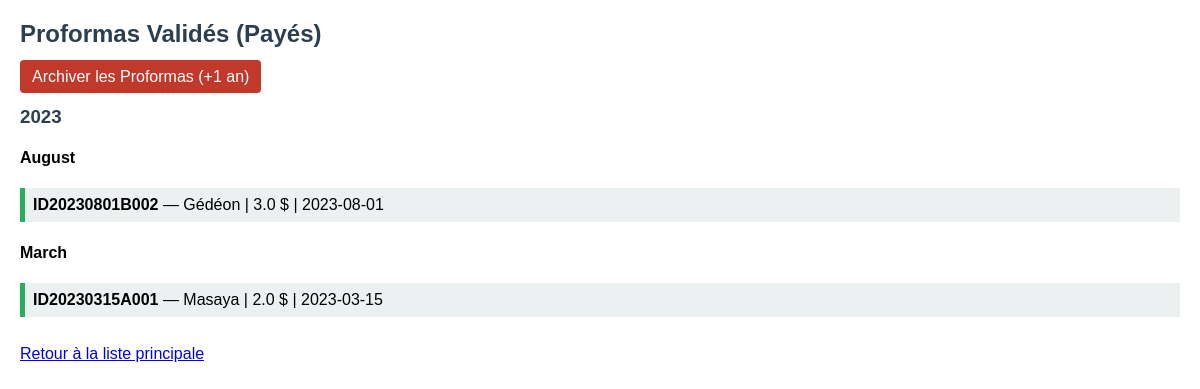
/commandes/payes, run on the app's committed database.
### tables this page shows
CREATE TABLE proformas_payes (
            id INTEGER PRIMARY KEY AUTOINCREMENT,
            id_commande TEXT,
            nom_client TEXT,
            contact TEXT,
            type_client TEXT,
            produits TEXT,
            montant_total REAL,
            mode_livraison TEXT,
            frais_livraison REAL,
            observations TEXT,
            date_commande TEXT,
            date_generation TEXT,
            date_expiration TEXT,
            statut TEXT
        , annee TEXT, mois TEXT, jour TEXT, jour_semaine TEXT);

### routes/commandes_routes.py (the view)
@commandes_bp.route("/payes")
def proformas_payes():
    conn = sqlite3.connect(DB_NAME)
    conn.row_factory = sqlite3.Row
    c = conn.cursor()
    c.execute("SELECT * FROM proformas_payes ORDER BY date_generation DESC")
    resultats = c.fetchall()
    conn.close()
    categories = defaultdict(lambda: defaultdict(list))
    for row in resultats:
        date_obj = datetime.strptime(row["date_generation"], "%Y-%m-%d %H:%M:%S")
        annee = str(date_obj.year)
        mois = date_obj.strftime("%B")  # Avril, Mai...
        categories[annee][mois].append(row)
    sorted_categories = dict(sorted(categories.items(), reverse=True))
    return render_template("commandes_payes.html", groupes=sorted_categories)

### templates/commandes_payes.html (shortened to what this page needs)
<!DOCTYPE html>
<html lang="fr">
<head>
</head>
<body>
    <h2>Proformas Validés (Payés)</h2>
    <a href="{{ url_for('commandes.archiver_proformas_payes') }}" class="btn">Archiver les Proformas (+1 an)</a>
    {% for annee, mois_data in groupes.items() %}
        <h3>{{ annee }}</h3>
        {% for mois, proformas in mois_data.items() %}
            <h4>{{ mois }}</h4>
            {% for p in proformas %}
                <div class="proforma">
                    <strong>{{ p["id_commande"] }}</strong> — {{ p["nom_client"] }}
                    | {{ p["montant_total"] }} $
                    | {{ p["date_generation"][:10] }}
                </div>
            {% endfor %}
        {% endfor %}
    {% endfor %}
    <br>
    <a href="{{ url_for('commandes.liste_commandes') }}">Retour à la liste principale</a>
</body>
</html>

### templates/commandes_payes.html (style rules this page uses)
body { font-family: Arial; margin: 20px; }
h2, h3 { color: #2c3e50; margin-top: 20px; }
.proforma { margin: 10px 0; padding: 8px; background: #ecf0f1; border-left: 5px solid #27ae60; }
.btn { padding: 8px 12px; background-color: #c0392b; color: white; text-decoration: none; border-radius: 4px; }

### data on the page
proformas_payes: id_commande "ID20230801B002", nom_client "Gédéon", montant_total "3.0", date_generation "2023-08-01"
proformas_payes: id_commande "ID20230315A001", nom_client "Masaya", montant_total "2.0", date_generation "2023-03-15"

### other printed values
{{ annee }} "2023"
{{ mois }} "August" "March"
